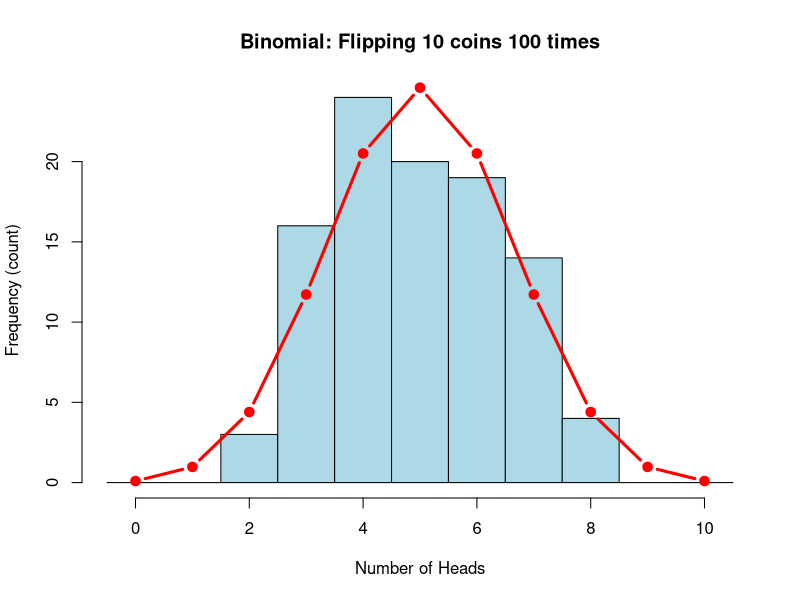
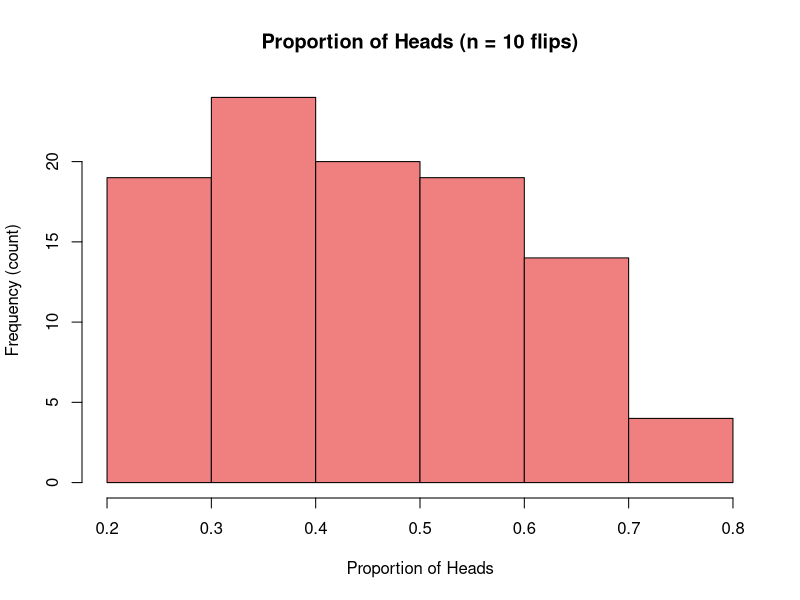
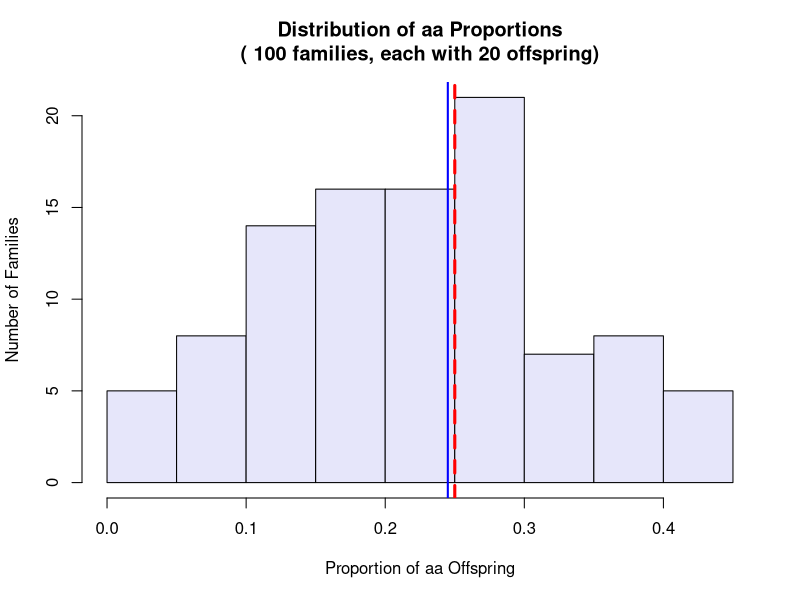

The R source for these figures, in order:
################################################################################
# EXPLORING PROBABILITY DISTRIBUTIONS IN R
# A Beginner's Guide to Binomial, Poisson, and Normal Distributions
################################################################################

# HOW TO USE THIS SCRIPT:
# 1. Read through each section carefully
# 2. Run the code as-is first to see what happens
# 3. Then change the parameters (marked with "YOU CAN CHANGE")
# 4. Run it again and see how the plots change
# 5. Try to answer the questions at the end of each section

################################################################################
# PART 1: THE BINOMIAL DISTRIBUTION (COIN FLIPS)
################################################################################
# The binomial distribution models: "If I flip a coin N times, how many heads?"

# --- PARAMETERS YOU CAN CHANGE ---
number_of_flips <- 10         # How many coin flips in each experiment?
probability_heads <- 0.5      # What's the chance of heads? (0.5 = fair coin)
number_of_experiments <- 100  # How many experiments do we run?

# --- SIMULATE THE EXPERIMENTS ---
# rbinom() creates random binomial data
# We run "number_of_experiments" experiments
# Each experiment has "number_of_flips" flips
# Each flip has "probability_heads" chance of success (heads)
results <- rbinom(n = number_of_experiments, 
                  size = number_of_flips, 
                  prob = probability_heads)

# --- LOOK AT THE RAW RESULTS ---
print(results)

# --- MAKE A HISTOGRAM ---
# This shows us how many heads we got across all experiments
hist(results, 
     breaks = seq(-0.5, number_of_flips + 0.5, by = 1),  # One bar per possible outcome
     col = "lightblue",              # Color of bars
     main = paste("Binomial: Flipping", number_of_flips, "coins", number_of_experiments, "times"),
     xlab = "Number of Heads",       # X-axis label
     ylab = "Frequency (count)",     # Y-axis label
     probability = FALSE)            # Show counts, not probabilities

# --- ADD THE THEORETICAL CURVE ---
# This red line shows what the formula predicts
x_values <- 0:number_of_flips       # All possible outcomes (0 heads to max heads)

# dbinom() calculates the probability for each outcome using the formula (assuming a fair coin)
probabilities <- dbinom(x_values, size = number_of_flips, prob = 0.5)

# Scale it to match our histogram (convert probability to count)
scaled_probs <- probabilities * number_of_experiments

# Draw it as red points connected by lines
lines(x_values, scaled_probs, col = "red", lwd = 3, type = "b", pch = 19)

# --- PRINT SUMMARY STATISTICS ---
# Mean across all trials
mean(results)

# --- EXPLORING PROPORTIONS INSTEAD OF COUNTS ---
# Instead of counting heads, we can look at the PROPORTION of heads. This makes it
# it easier to compare experiment with different numbers of coin flips
proportions <- results / number_of_flips

# --- PRINT SUMMARY STATISTICS ---
# Mean across all trials
mean(proportions)

# Standard deviation across all trials
sd(proportions)


# Make a histogram of proportions
hist(proportions,
     col = "lightcoral",
     main = paste("Proportion of Heads (n =", number_of_flips, "flips)"),
     xlab = "Proportion of Heads",
     ylab = "Frequency (count)")

# QUESTIONS TO EXPLORE:
# 1. What happens when you change the number of trials to a very large or small number?
# 2. Model what happens when using an unfair coin.
# 3. What happens to the standard deviation if you increase or decrease the number of flips per trials?
# 4. Why do we look at the standard deviation of the proportion data instead of the raw number of heads per trial?

# --- REAL GENETICS EXAMPLE: PREDICTING OFFSPRING GENOTYPES ---
# When two heterozygotes (Aa × Aa) mate, what proportion of offspring are 
# homozygous recessive (aa)?
# From Mendelian genetics, we expect 1/4 (25%) to be aa

# Let's simulate this!
# Each offspring has a 0.25 probability of being aa (homozygous recessive)
probability_homozygous_recessive <- 0.25

# How many offspring should we count to get a good estimate?
number_of_offspring <- 20  # TRY CHANGING THIS: 10, 50, 100, 500

# Simulate ONE family with this many offspring
# We're asking: "Out of number_of_offspring kids, how many are aa?"
observed_aa <- rbinom(n = 1, 
                      size = number_of_offspring, 
                      prob = probability_homozygous_recessive)

# Convert to proportion
observed_proportion <- observed_aa / number_of_offspring

print("Expected proportion of aa offspring: 0.25 (25%)")
print(paste("Observed proportion:", round(observed_proportion, 3)))

# --- NOW SIMULATE MANY FAMILIES TO SEE THE PATTERN ---
# Let's imagine 100 different families, each with number_of_offspring kids
number_of_families <- 100

families_aa_counts <- rbinom(n = number_of_families,
                             size = number_of_offspring,
                             prob = probability_homozygous_recessive)

# Convert each family's count to a proportion
families_proportions <- families_aa_counts / number_of_offspring

# Plot the distribution of proportions across families
hist(families_proportions,
     col = "lavender",
     main = paste("Distribution of aa Proportions\n(", number_of_families, 
                  "families, each with", number_of_offspring, "offspring)"),
     xlab = "Proportion of aa Offspring",
     ylab = "Number of Families")

# Add a vertical line at the expected 0.25
abline(v = 0.25, col = "red", lwd = 3, lty = 2)

# Add a vertical line at the mean of our simulations
abline(v = mean(families_proportions), col = "blue", lwd = 2)

print(paste("Mean proportion across all families:", round(mean(families_proportions), 3)))

# GENETICS QUESTIONS TO EXPLORE:
# 1. Run this several times with number_of_offspring = 10
#    Notice how much the observed proportion jumps around!
# 2. Now change number_of_offspring to 100 and run it several times
#    Does it stay closer to 0.25?
# 3. Try number_of_offspring = 500. How tight is the distribution now?
# 4. KEY INSIGHT: Larger sample sizes give more reliable estimates!
#    This is why geneticists need large numbers of offspring to test ratios.
# 5. If you observed 10 aa out of 20 offspring (50%), is that really 
#    evidence against Mendelian inheritance? Or just sampling variation?
